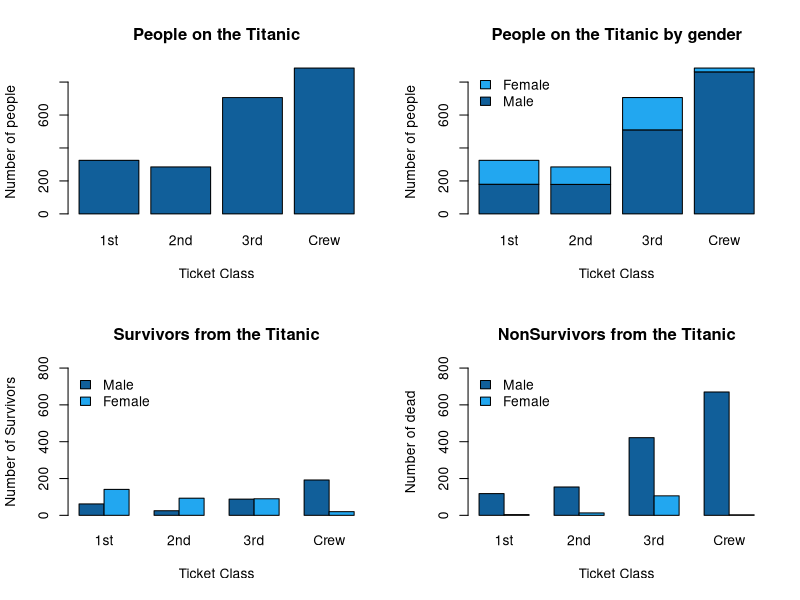

Recreate this plot in R.
# bar charts ----
# This file takes the Titanic dataset that is build in i R-studio and plots
# 4 different types of bar plots

# The png() and dev.off() lines are only used to save the figure automatically 
#png(file = "F02_BarCharts.png", units="in", width=7, height=4, res=150)

# here I have my standard colors
MyColores = c("#115f9a", "#1984c5", "#22a7f0", "#48b5c4", "#76c68f", "#a6d75b", "#c9e52f", "#d0ee11", "#d0f400")

par(mfrow=c(2,2)) #, mai = c(0.9, 0.8, 0.3, 0.1), oma = c(0.1, 0.1, 0.1, 0.1)

# simple bar plot
total = Titanic[,1,2,1]+Titanic[,1,2,2]+Titanic[,1,1,1]+Titanic[,1,1,2]+Titanic[,2,2,1]+Titanic[,2,2,2]+Titanic[,2,1,1]+Titanic[,2,1,2]
dataAdult = as.data.frame(total) # merge adult survivors + non survivors
barplot(total, data = dataAdult,
        col = MyColores[1],
        main = "People on the Titanic", 
        ylab = "Number of people", 
        xlab = "Ticket Class")

# stacked bar plot
dataAdult = as.data.frame(Titanic[,,2,1]+Titanic[,,2,2]+Titanic[,,1,1]+Titanic[,,1,2]) # merge survivors + non survivors
barplot(Freq ~ Sex + Class, data = dataAdult, legend.text = TRUE, args.legend = list(x = 'topleft',bty = "n"),
        col = c(MyColores[1],MyColores[3]),
        main = "People on the Titanic by gender", 
        ylab = "Number of people", 
        xlab = "Ticket Class")

# Grouped bar plot 1
dataAdult = as.data.frame(Titanic[,,1,2]+Titanic[,,2,2]) # merge adult survivors
barplot(Freq ~ Sex + Class, data = dataAdult, legend.text = TRUE, args.legend = list(x = 'topleft',bty = "n"),
        col = c(MyColores[1],MyColores[3]),
        beside = TRUE,
        main = "Survivors from the Titanic", 
        ylab = "Number of Survivors",
        ylim = c(0,800),
        xlab = "Ticket Class")

# Grouped bar plot 2
dataAdult = as.data.frame(Titanic[,,1,1]+Titanic[,,2,1]) # merge adult survivors
barplot(Freq ~ Sex + Class, data = dataAdult, legend.text = TRUE, args.legend = list(x = 'topleft',bty = "n"),
        col = c(MyColores[1],MyColores[3]),
        beside = TRUE,
        main = "NonSurvivors from the Titanic", 
        ylab = "Number of dead", 
        ylim = c(0,800),
        xlab = "Ticket Class")

#dev.off()
#----